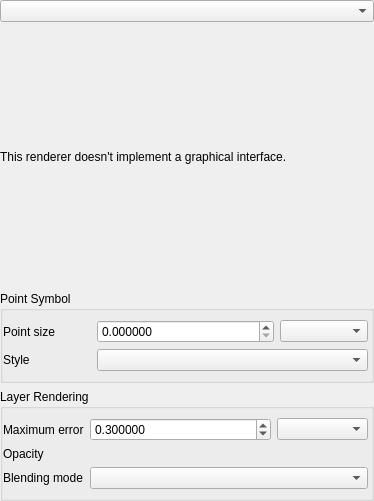
<?xml version="1.0" encoding="UTF-8"?>
<ui version="4.0">
 <class>QgsPointCloudRendererPropsDialogBase</class>
 <widget class="QgsPanelWidget" name="QgsPointCloudRendererPropsDialogBase">
  <property name="geometry">
   <rect>
    <x>0</x>
    <y>0</y>
    <width>374</width>
    <height>501</height>
   </rect>
  </property>
  <property name="windowTitle">
   <string>Renderer Settings</string>
  </property>
  <layout class="QVBoxLayout" name="verticalLayout_5">
   <property name="leftMargin">
    <number>0</number>
   </property>
   <property name="topMargin">
    <number>0</number>
   </property>
   <property name="rightMargin">
    <number>0</number>
   </property>
   <property name="bottomMargin">
    <number>0</number>
   </property>
   <item>
    <widget class="QStackedWidget" name="mainStack">
     <widget class="QWidget" name="page">
      <layout class="QVBoxLayout" name="verticalLayout_4">
       <property name="leftMargin">
        <number>0</number>
       </property>
       <property name="topMargin">
        <number>0</number>
       </property>
       <property name="rightMargin">
        <number>0</number>
       </property>
       <property name="bottomMargin">
        <number>0</number>
       </property>
       <item>
        <layout class="QVBoxLayout" name="verticalLayout_2">
         <item>
          <layout class="QHBoxLayout" name="horizontalLayout">
           <item>
            <widget class="QComboBox" name="cboRenderers"/>
           </item>
          </layout>
         </item>
         <item>
          <widget class="QStackedWidget" name="stackedWidget">
           <property name="sizePolicy">
            <sizepolicy hsizetype="Expanding" vsizetype="Preferred">
             <horstretch>4</horstretch>
             <verstretch>0</verstretch>
            </sizepolicy>
           </property>
           <widget class="QWidget" name="pageNoWidget">
            <property name="sizePolicy">
             <sizepolicy hsizetype="Expanding" vsizetype="Preferred">
              <horstretch>0</horstretch>
              <verstretch>0</verstretch>
             </sizepolicy>
            </property>
            <layout class="QVBoxLayout" name="verticalLayout">
             <property name="leftMargin">
              <number>0</number>
             </property>
             <property name="topMargin">
              <number>0</number>
             </property>
             <property name="rightMargin">
              <number>0</number>
             </property>
             <property name="bottomMargin">
              <number>0</number>
             </property>
             <item>
              <widget class="QLabel" name="label">
               <property name="text">
                <string>This renderer doesn't implement a graphical interface.</string>
               </property>
              </widget>
             </item>
            </layout>
           </widget>
          </widget>
         </item>
         <item>
          <widget class="QGroupBox" name="mLayerRenderingGroupBox_2">
           <property name="title">
            <string>Point Symbol</string>
           </property>
           <property name="flat">
            <bool>true</bool>
           </property>
           <property name="checkable">
            <bool>false</bool>
           </property>
           <layout class="QGridLayout" name="gridLayout_2">
            <property name="leftMargin">
             <number>0</number>
            </property>
            <property name="rightMargin">
             <number>3</number>
            </property>
            <item row="0" column="3">
             <widget class="QgsUnitSelectionWidget" name="mPointSizeUnitWidget">
              <property name="minimumSize">
               <size>
                <width>0</width>
                <height>0</height>
               </size>
              </property>
              <property name="focusPolicy">
               <enum>Qt::StrongFocus</enum>
              </property>
             </widget>
            </item>
            <item row="0" column="1" colspan="2">
             <widget class="QgsDoubleSpinBox" name="mPointSizeSpinBox">
              <property name="decimals">
               <number>6</number>
              </property>
              <property name="maximum">
               <double>99999999999.000000000000000</double>
              </property>
             </widget>
            </item>
            <item row="0" column="0">
             <widget class="QLabel" name="lblTransparency_4">
              <property name="text">
               <string>Point size</string>
              </property>
             </widget>
            </item>
            <item row="1" column="0">
             <widget class="QLabel" name="label_2">
              <property name="text">
               <string>Style</string>
              </property>
             </widget>
            </item>
            <item row="1" column="1" colspan="3">
             <widget class="QComboBox" name="mPointStyleComboBox"/>
            </item>
           </layout>
          </widget>
         </item>
         <item>
          <widget class="QGroupBox" name="mLayerRenderingGroupBox">
           <property name="title">
            <string>Layer Rendering</string>
           </property>
           <property name="flat">
            <bool>true</bool>
           </property>
           <property name="checkable">
            <bool>false</bool>
           </property>
           <layout class="QGridLayout" name="gridLayout">
            <property name="leftMargin">
             <number>0</number>
            </property>
            <property name="rightMargin">
             <number>3</number>
            </property>
            <item row="1" column="0">
             <widget class="QLabel" name="lblTransparency">
              <property name="text">
               <string>Opacity</string>
              </property>
             </widget>
            </item>
            <item row="2" column="0">
             <widget class="QLabel" name="lblBlend">
              <property name="text">
               <string>Blending mode</string>
              </property>
             </widget>
            </item>
            <item row="0" column="1" colspan="2">
             <widget class="QgsDoubleSpinBox" name="mMaxErrorSpinBox">
              <property name="decimals">
               <number>6</number>
              </property>
              <property name="maximum">
               <double>99999999999.000000000000000</double>
              </property>
              <property name="value">
               <double>0.300000000000000</double>
              </property>
             </widget>
            </item>
            <item row="0" column="0">
             <widget class="QLabel" name="lblTransparency_2">
              <property name="text">
               <string>Maximum error</string>
              </property>
             </widget>
            </item>
            <item row="0" column="3">
             <widget class="QgsUnitSelectionWidget" name="mMaxErrorUnitWidget">
              <property name="minimumSize">
               <size>
                <width>0</width>
                <height>0</height>
               </size>
              </property>
              <property name="focusPolicy">
               <enum>Qt::StrongFocus</enum>
              </property>
             </widget>
            </item>
            <item row="1" column="1" colspan="3">
             <widget class="QgsOpacityWidget" name="mOpacityWidget" native="true">
              <property name="focusPolicy">
               <enum>Qt::StrongFocus</enum>
              </property>
             </widget>
            </item>
            <item row="2" column="1" colspan="3">
             <widget class="QgsBlendModeComboBox" name="mBlendModeComboBox">
              <property name="sizePolicy">
               <sizepolicy hsizetype="Expanding" vsizetype="Preferred">
                <horstretch>4</horstretch>
                <verstretch>0</verstretch>
               </sizepolicy>
              </property>
             </widget>
            </item>
           </layout>
          </widget>
         </item>
        </layout>
       </item>
      </layout>
     </widget>
    </widget>
   </item>
  </layout>
 </widget>
 <customwidgets>
  <customwidget>
   <class>QgsDoubleSpinBox</class>
   <extends>QDoubleSpinBox</extends>
   <header>qgsdoublespinbox.h</header>
  </customwidget>
  <customwidget>
   <class>QgsBlendModeComboBox</class>
   <extends>QComboBox</extends>
   <header>qgsblendmodecombobox.h</header>
  </customwidget>
  <customwidget>
   <class>QgsUnitSelectionWidget</class>
   <extends>QComboBox</extends>
   <header>qgsunitselectionwidget.h</header>
   <container>1</container>
  </customwidget>
  <customwidget>
   <class>QgsOpacityWidget</class>
   <extends>QWidget</extends>
   <header>qgsopacitywidget.h</header>
   <container>1</container>
  </customwidget>
  <customwidget>
   <class>QgsPanelWidget</class>
   <extends>QWidget</extends>
   <header>qgspanelwidget.h</header>
   <container>1</container>
  </customwidget>
 </customwidgets>
 <tabstops>
  <tabstop>cboRenderers</tabstop>
  <tabstop>mOpacityWidget</tabstop>
 </tabstops>
 <resources/>
 <connections/>
</ui>
